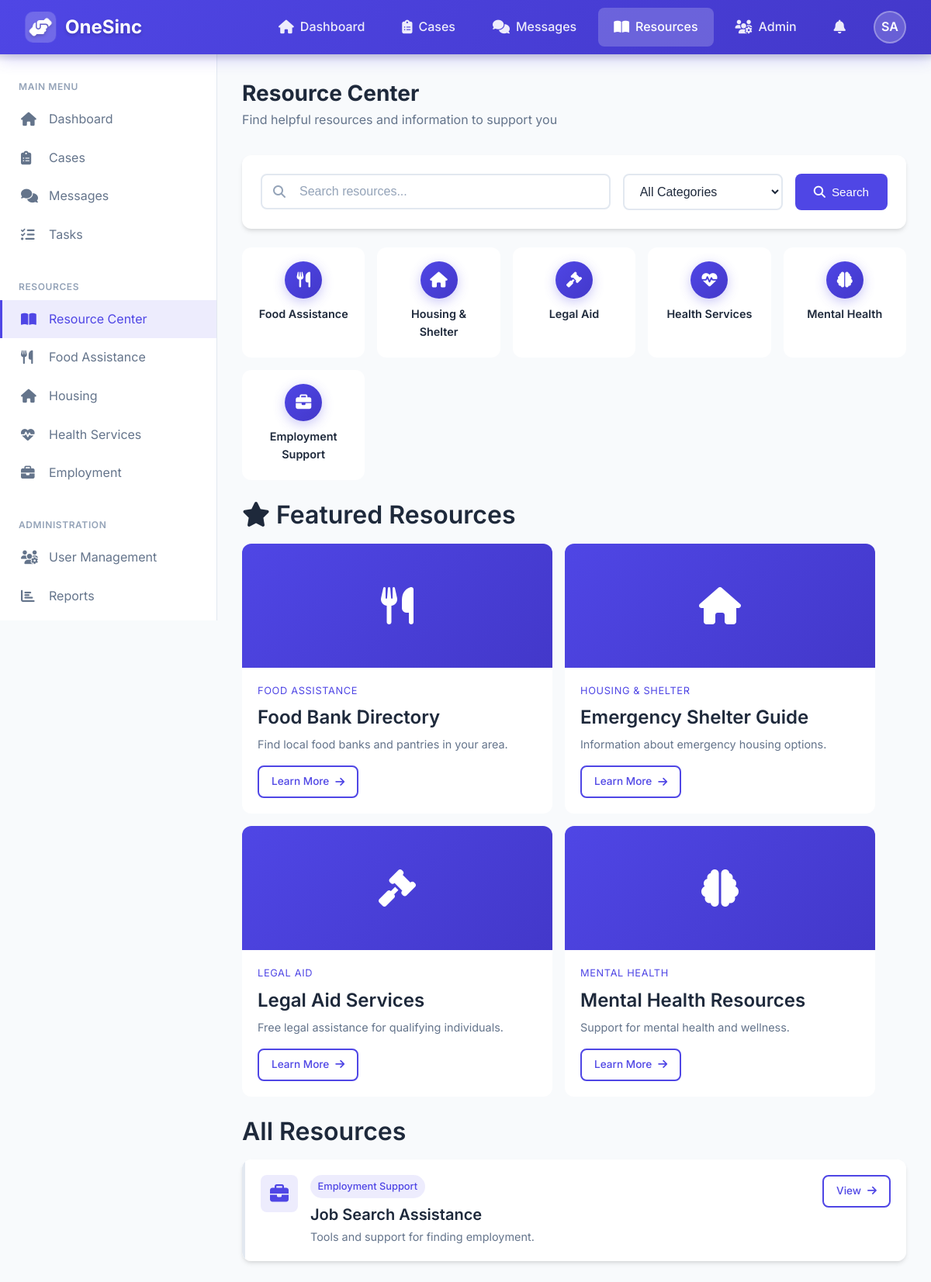
The page /resources.php (signed in) on the database its author committed.
### tables this page shows
CREATE TABLE IF NOT EXISTS resources (
    id INT PRIMARY KEY AUTO_INCREMENT,
    title VARCHAR(255) NOT NULL,
    description TEXT,
    category VARCHAR(50) NOT NULL,
    content TEXT,
    external_url VARCHAR(500),
    file_path VARCHAR(255),
    is_featured BOOLEAN DEFAULT FALSE,
    is_active BOOLEAN DEFAULT TRUE,
    created_by INT,
    created_at TIMESTAMP DEFAULT CURRENT_TIMESTAMP,
    updated_at TIMESTAMP DEFAULT CURRENT_TIMESTAMP ON UPDATE CURRENT_TIMESTAMP,
    FOREIGN KEY (created_by) REFERENCES users(id) ON DELETE SET NULL
);

### includes/functions.php (called while the page is built, shortened)
<?php
function getCurrentUserRole() {
    return $_SESSION['user_role'] ?? null;
}
function getCategoryIcon($category) {
    $icons = [
        'food' => 'fas fa-utensils',
        'housing' => 'fas fa-home',
        'legal' => 'fas fa-gavel',
        'health' => 'fas fa-heartbeat',
        'mental_health' => 'fas fa-brain',
        'employment' => 'fas fa-briefcase',
        'education' => 'fas fa-graduation-cap',
        'childcare' => 'fas fa-baby',
        'transportation' => 'fas fa-car',
        'other' => 'fas fa-ellipsis-h'
    ];
    return $icons[$category] ?? 'fas fa-circle';
}
function truncateText($text, $length = 100, $suffix = '...') {
    if (strlen($text) <= $length) {
        return $text;
    }
    return substr($text, 0, $length) . $suffix;
}
function getInitials($user) {
    $first = !empty($user['first_name']) ? substr($user['first_name'], 0, 1) : '';
    $last = !empty($user['last_name']) ? substr($user['last_name'], 0, 1) : '';
    $initials = strtoupper($first . $last);
    return $initials ?: '?';
}
function splitFullName($fullName) {
    $parts = explode(' ', trim($fullName));
    return [
        'first_name' => $parts[0] ?? '',
        'last_name' => isset($parts[1]) ? implode(' ', array_slice($parts, 1)) : ''
    ];
}

### config/database.php (called while the page is built, shortened)
<?php
function getDBConnection() {
    static $pdo = null;
    if ($pdo === null) {
        $dsn = "mysql:host=" . DB_HOST . ";dbname=" . DB_NAME . ";charset=" . DB_CHARSET;
        try {
            $pdo = new PDO($dsn, DB_USER, DB_PASS, PDO_OPTIONS);
        } catch (PDOException $e) {
            error_log("Database connection failed: " . $e->getMessage());
            return null;
        }
    }
    return $pdo;
}
function executeQuery($sql, $params = []) {
    $pdo = getDBConnection();
    try {
        $stmt = $pdo->prepare($sql);
        $stmt->execute($params);
        return $stmt;
    } catch (PDOException $e) {
        error_log("Query execution failed: " . $e->getMessage());
        return false;
    }
}

### resources.php (the view, shortened to what this page needs)
<?php
$category = $_GET['category'] ?? '';
$search = $_GET['search'] ?? '';
$sql = "SELECT * FROM resources WHERE is_active = TRUE";
$params = [];
$sql .= " ORDER BY is_featured DESC, created_at DESC";
$stmt = executeQuery($sql, $params);
$resources = $stmt ? $stmt->fetchAll() : [];
$featured = array_filter($resources, function($r) { return $r['is_featured']; });
$regular = array_filter($resources, function($r) { return !$r['is_featured']; });
include __DIR__ . '/templates/header.php';
?>
<div class="page-header">
    <h1 class="page-title">Resource Center</h1>
    <p class="page-subtitle">Find helpful resources and information to support you</p>
</div>
<div class="card mb-3">
    <div class="card-body">
        <form method="GET" class="d-flex gap-2" style="flex-wrap: wrap;">
            <div class="input-group flex-1" style="min-width: 250px;">
                <i class="input-icon fas fa-search"></i>
                <input type="text" name="search" class="form-control" placeholder="Search resources..."
                       value="<?php echo htmlspecialchars($search); ?>">
            </div>
            <select name="category" class="form-control" style="width: auto;">
                <option value="">All Categories</option>
            </select>
            <button type="submit" class="btn btn-primary">
                <i class="fas fa-search"></i> Search
            </button>
        </form>
    </div>
</div>
<div class="quick-actions mb-3" style="grid-template-columns: repeat(auto-fit, minmax(150px, 1fr));">
    <?php
    $categoryIcons = [
        'food' => 'fas fa-utensils',
        'housing' => 'fas fa-home',
        'legal' => 'fas fa-gavel',
        'health' => 'fas fa-heartbeat',
        'mental_health' => 'fas fa-brain',
        'employment' => 'fas fa-briefcase'
    ];
    foreach (array_slice(SERVICE_CATEGORIES, 0, 6) as $key => $label):
    ?>
        <a href="resources.php?category=<?php echo $key; ?>"
           class="quick-action-card <?php echo $category === $key ? 'active' : ''; ?>"
           style="padding: 1rem; <?php echo $category === $key ? 'border-color: var(--primary-color);' : ''; ?>">
            <div class="quick-action-icon" style="width: 48px; height: 48px; font-size: 1.25rem; margin-bottom: 0.5rem;">
                <i class="<?php echo $categoryIcons[$key] ?? 'fas fa-folder'; ?>"></i>
            </div>
            <div class="quick-action-title" style="font-size: 0.9rem;"><?php echo $label; ?></div>
        </a>
    <?php endforeach; ?>
</div>
<?php if (!empty($featured)): ?>
<h2 class="mb-2"><i class="fas fa-star text-warning"></i> Featured Resources</h2>
<div class="d-flex gap-2 mb-3" style="flex-wrap: wrap;">
    <?php foreach ($featured as $resource): ?>
        <div class="resource-card" style="flex: 1; min-width: 280px; max-width: 400px;">
            <div class="resource-image">
                <i class="<?php echo getCategoryIcon($resource['category']); ?>"></i>
            </div>
            <div class="resource-body">
                <div class="resource-category"><?php echo SERVICE_CATEGORIES[$resource['category']] ?? ucfirst($resource['category']); ?></div>
                <h3 class="resource-title"><?php echo htmlspecialchars($resource['title']); ?></h3>
                <p class="resource-desc"><?php echo truncateText(htmlspecialchars($resource['description']), 100); ?></p>
                <a href="resource-view.php?id=<?php echo $resource['id']; ?>" class="btn btn-outline btn-sm">
                    Learn More <i class="fas fa-arrow-right"></i>
                </a>
            </div>
        </div>
    <?php endforeach; ?>
</div>
<?php endif; ?>
<h2 class="mb-2"><?php echo $category ? SERVICE_CATEGORIES[$category] : 'All Resources'; ?></h2>
<?php if (empty($resources)): ?>
    <div class="card">
        <div class="card-body">
            <div class="empty-state">
                <div class="empty-icon"><i class="fas fa-book"></i></div>
                <div class="empty-title">No resources found</div>
                <div class="empty-desc">
                    <?php if ($search): ?>
                        No resources match your search. Try different keywords.
                    <?php else: ?>
                        No resources available in this category yet.
                    <?php endif; ?>
                </div>
            </div>
        </div>
    </div>
<?php else: ?>
    <div class="card">
        <div class="card-body p-0">
            <?php foreach ($regular as $resource): ?>
                <div class="request-card" style="margin: 0; border-radius: 0; display: flex; gap: 1rem; align-items: flex-start;">
                    <div class="stat-icon primary" style="width: 48px; height: 48px; flex-shrink: 0;">
                        <i class="<?php echo getCategoryIcon($resource['category']); ?>"></i>
                    </div>
                    <div class="flex-1">
                        <span class="badge badge-primary mb-1"><?php echo SERVICE_CATEGORIES[$resource['category']] ?? ucfirst($resource['category']); ?></span>
                        <h4 class="request-title" style="margin-bottom: 0.25rem;">
                            <a href="resource-view.php?id=<?php echo $resource['id']; ?>" style="color: inherit;">
                                <?php echo htmlspecialchars($resource['title']); ?>
                            </a>
                        </h4>
                        <p style="color: var(--text-secondary); margin: 0; font-size: 0.9rem;">
                            <?php echo truncateText(htmlspecialchars($resource['description']), 200); ?>
                        </p>
                    </div>
                    <a href="resource-view.php?id=<?php echo $resource['id']; ?>" class="btn btn-outline btn-sm">
                        View <i class="fas fa-arrow-right"></i>
                    </a>
                </div>
            <?php endforeach; ?>
        </div>
    </div>
<?php endif; ?>
<?php include __DIR__ . '/templates/footer.php'; ?>

### templates/header.php (shortened to what this page needs)
<?php
$currentPage = basename($_SERVER['PHP_SELF'], '.php');
$userRole = getCurrentUserRole();
$userName = $_SESSION['user_name'] ?? 'User';
?>
<!DOCTYPE html>
<html lang="en">
<head>
    <link href="https://fonts.cdnfonts.com/css/opendyslexic" rel="stylesheet">
    <link rel="stylesheet" href="https://cdnjs.cloudflare.com/ajax/libs/font-awesome/6.4.0/css/all.min.css">
    <link rel="stylesheet" href="css/style.css">
</head>
<body>
    <nav class="navbar">
        <a href="dashboard.php" class="navbar-brand">
            <div class="navbar-brand-icon">
                <i class="fas fa-hands-helping"></i>
            </div>
            <span><?php echo APP_NAME; ?></span>
        </a>
        <div class="navbar-menu">
            <a href="dashboard.php" class="navbar-item <?php echo $currentPage === 'dashboard' ? 'active' : ''; ?>">
                <i class="fas fa-home"></i>
                <span>Dashboard</span>
            </a>
            <a href="requests.php" class="navbar-item <?php echo $currentPage === 'requests' ? 'active' : ''; ?>">
                <i class="fas fa-clipboard-list"></i>
                <span><?php echo $userRole === ROLE_CLIENT ? 'My Requests' : 'Cases'; ?></span>
            </a>
            <a href="messages.php" class="navbar-item <?php echo $currentPage === 'messages' ? 'active' : ''; ?>">
                <i class="fas fa-comments"></i>
                <span>Messages</span>
            </a>
            <a href="resources.php" class="navbar-item <?php echo $currentPage === 'resources' ? 'active' : ''; ?>">
                <i class="fas fa-book-open"></i>
                <span>Resources</span>
            </a>
            <?php if ($userRole === ROLE_ADMIN): ?>
                <a href="admin/users.php" class="navbar-item">
                    <i class="fas fa-users-cog"></i>
                    <span>Admin</span>
                </a>
            <?php endif; ?>
            <a href="notifications.php" class="navbar-item <?php echo $currentPage === 'notifications' ? 'active' : ''; ?>">
                <i class="fas fa-bell"></i>
            </a>
        </div>
        <div class="user-menu">
            <div class="user-avatar" data-dropdown="user-dropdown">
                <?php echo getInitials(splitFullName($userName)); ?>
            </div>
        </div>
    </nav>
    <aside class="sidebar">
        <div class="sidebar-section">
            <div class="sidebar-title">Main Menu</div>
            <ul class="sidebar-nav">
                <li>
                    <a href="dashboard.php" class="sidebar-link <?php echo $currentPage === 'dashboard' ? 'active' : ''; ?>">
                        <i class="fas fa-home"></i> Dashboard
                    </a>
                </li>
                <li>
                    <a href="requests.php" class="sidebar-link <?php echo $currentPage === 'requests' ? 'active' : ''; ?>">
                        <i class="fas fa-clipboard-list"></i> <?php echo $userRole === ROLE_CLIENT ? 'My Requests' : 'Cases'; ?>
                    </a>
                </li>
                <li>
                    <a href="messages.php" class="sidebar-link <?php echo $currentPage === 'messages' ? 'active' : ''; ?>">
                        <i class="fas fa-comments"></i> Messages
                    </a>
                </li>
                <li>
                    <a href="tasks.php" class="sidebar-link <?php echo $currentPage === 'tasks' ? 'active' : ''; ?>">
                        <i class="fas fa-tasks"></i> Tasks
                    </a>
                </li>
            </ul>
        </div>
        <div class="sidebar-section">
            <div class="sidebar-title">Resources</div>
            <ul class="sidebar-nav">
                <li>
                    <a href="resources.php" class="sidebar-link <?php echo $currentPage === 'resources' ? 'active' : ''; ?>">
                        <i class="fas fa-book-open"></i> Resource Center
                    </a>
                </li>
                <li>
                    <a href="resources.php?category=food" class="sidebar-link">
                        <i class="fas fa-utensils"></i> Food Assistance
                    </a>
                </li>
                <li>
                    <a href="resources.php?category=housing" class="sidebar-link">
                        <i class="fas fa-home"></i> Housing
                    </a>
                </li>
                <li>
                    <a href="resources.php?category=health" class="sidebar-link">
                        <i class="fas fa-heartbeat"></i> Health Services
                    </a>
                </li>
                <li>
                    <a href="resources.php?category=employment" class="sidebar-link">
                        <i class="fas fa-briefcase"></i> Employment
                    </a>
                </li>
            </ul>
        </div>
        <?php if ($userRole === ROLE_ADMIN): ?>
        <div class="sidebar-section">
            <div class="sidebar-title">Administration</div>
            <ul class="sidebar-nav">
                <li>
                    <a href="admin/users.php" class="sidebar-link">
                        <i class="fas fa-users-cog"></i> User Management
                    </a>
                </li>
                <li>
                    <a href="admin/reports.php" class="sidebar-link">
                        <i class="fas fa-chart-bar"></i> Reports
                    </a>
                </li>
                <li>
                    <a href="admin/settings.php" class="sidebar-link">
                    </a>
                </li>
            </ul>
        </div>
        <?php endif; ?>
    </aside>
    <main class="main-content">

### templates/footer.php (shortened to what this page needs)
    </main>
</body>
</html>

### rows shown on the page
resources: category "FOOD ASSISTANCE", title "Food Bank Directory", description "Find local food banks and pantries in your area."
resources: category "HOUSING & SHELTER", title "Emergency Shelter Guide", description "Information about emergency housing options."
resources: category "LEGAL AID", title "Legal Aid Services", description "Free legal assistance for qualifying individuals."
resources: category "MENTAL HEALTH", title "Mental Health Resources", description "Support for mental health and wellness."
resources: category "Employment Support", title "Job Search Assistance", description "Tools and support for finding employment."

### other values the page prints
APP_NAME "OneSinc"
getInitials(splitFullName($userName)) "SA"
$label "Food Assistance"
$label "Housing & Shelter"
$label "Legal Aid"
$label "Health Services"
$label "Mental Health"
$label "Employment Support"
